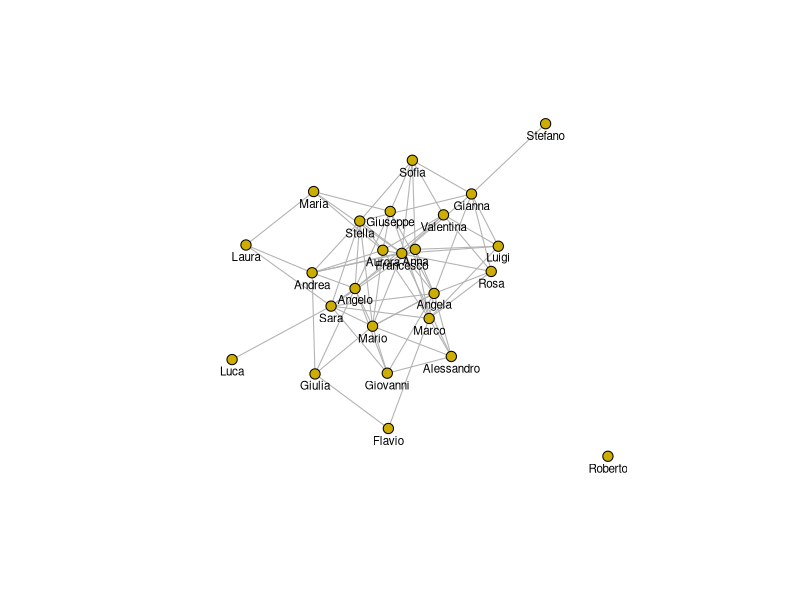
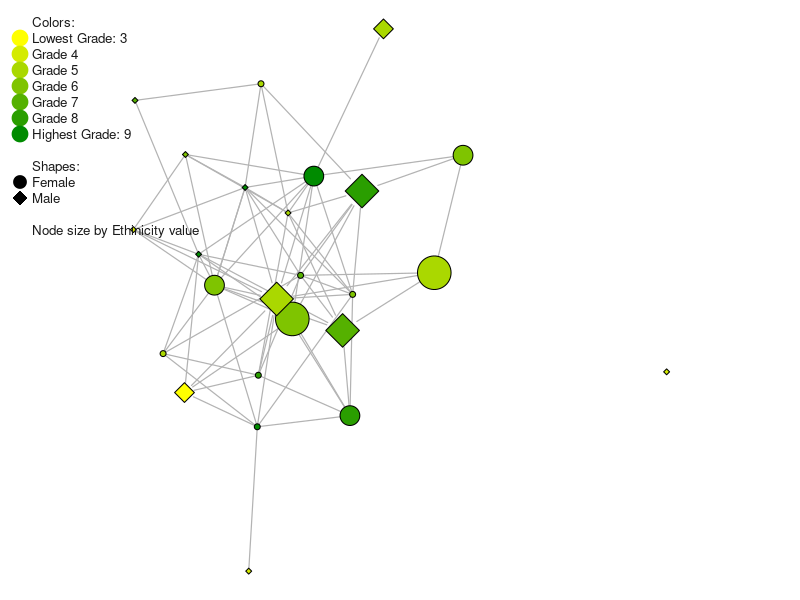
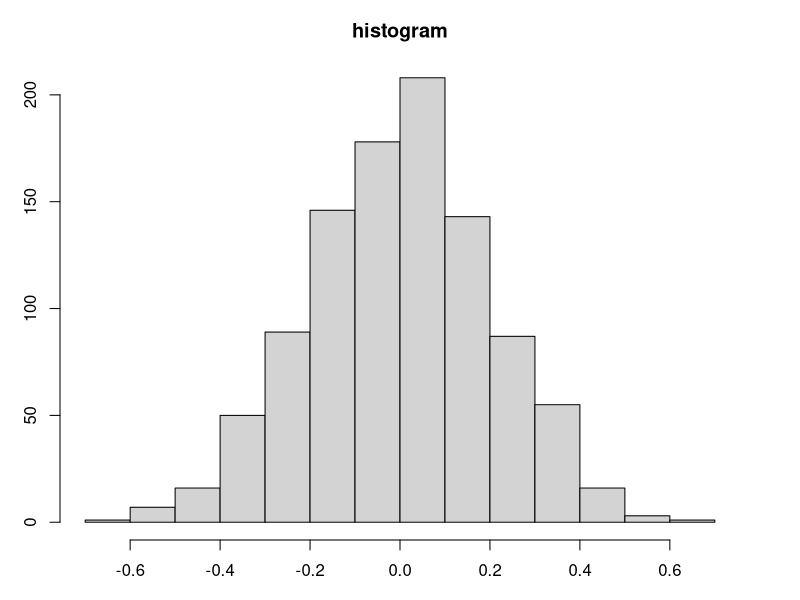
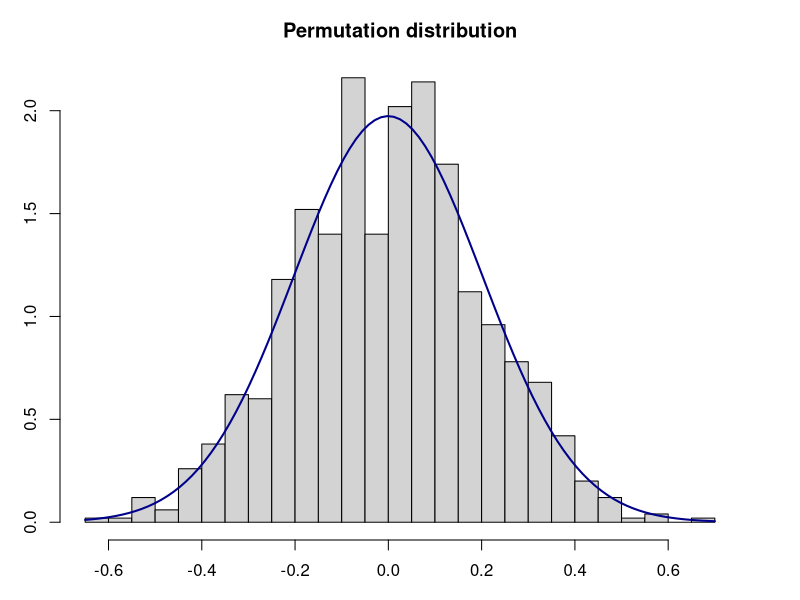
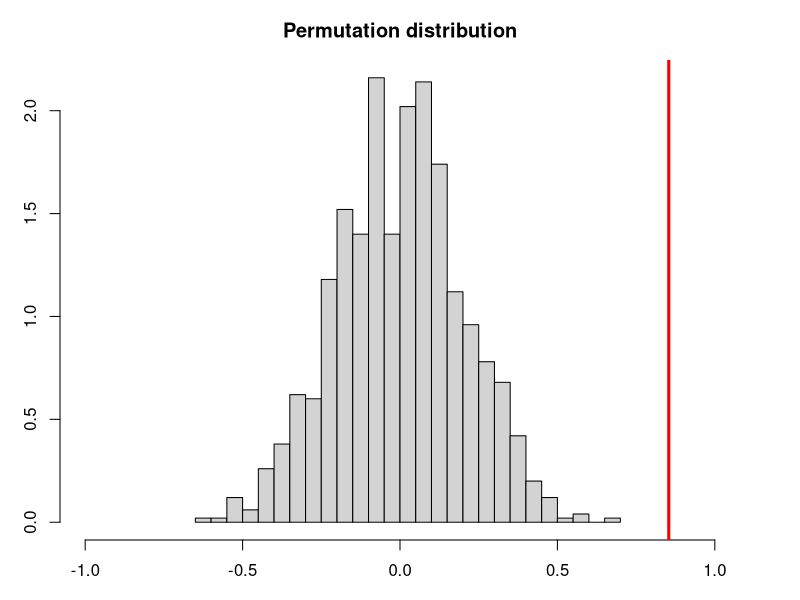
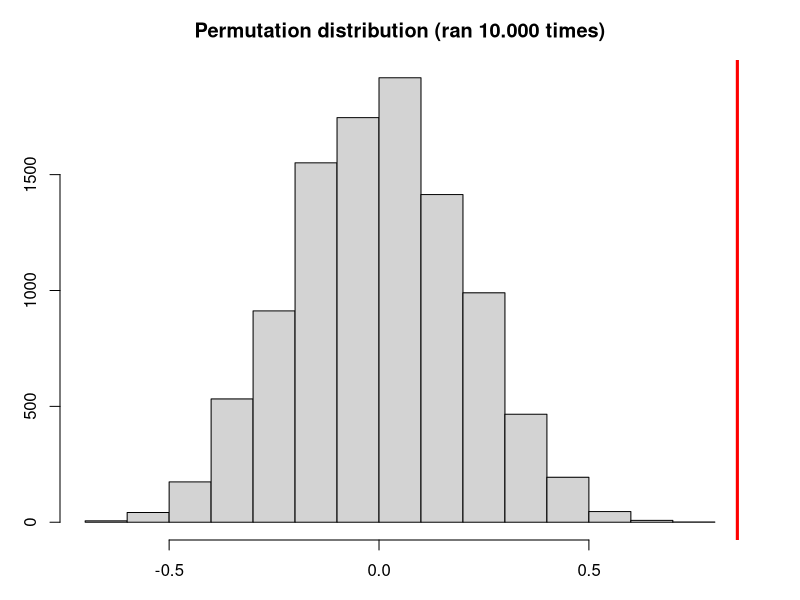

These figures' R source, in order:
setwd("C:/Users/luisa/Desktop/LM_II_year/Advanced_Social_Networks/EXAM_PROJECT/")

# install.packages("sna")
library("sna")


# 1.1.
# Draw the network using the Fruchterman-Reingold layout with names 
# (but without attributes). 
# Add the R script of how you obtained the drawings.

bullying <- as.matrix(read.table("EXERCISE011_bullying.csv", sep=';', header=T,
                             stringsAsFactors=FALSE, row.names=1))

# dt_TF <- (bullying>0)
dt_TF <- as.network(bullying, directed=TRUE)

net1 <- gplot(dt_TF,
              gmode="graph",
              mode="fruchtermanreingold",
              jitter=F,
              edge.col="grey70", 
              edge.lwd=.1,
              vertex.col="gold3",
              vertex.cex=.75,
              # labels
              displaylabels=T,
              label.pos=1,
              label.cex=.7)

# 1.2.
# Next draw the network again using the Fruchterman-Reingold layout 
# without names, but now with all 3 attributes 
# (gender, grade and ethnicity) included using in some way a combination 
# of color, shape and size of nodes. 
# Add the R script of how you obtained the drawings. 

attributes <- read.table("EXERCISE011_attributes.csv", sep=';', header=T,
                         stringsAsFactors=FALSE, row.names=1)

unique(attributes$Grade) # 4 8 6 5 7 9 3

g <- (attributes$Grade)
colfunc <- colorRampPalette(c("yellow", "green4"))
COLWB <- colfunc(7)

g[g==3]<-COLWB[1]
g[g==4]<-COLWB[2]
g[g==5]<-COLWB[3]
g[g==6]<-COLWB[4]
g[g==7]<-COLWB[5]
g[g==8]<-COLWB[6]
g[g==9]<-COLWB[7]


par(mar=c(0,0,0,0))
gplot(dt_TF, # bullying
      gmode="graph",
      mode="fruchtermanreingold",
      jitter=F,
      edge.col="grey70",
      edge.lwd=.2, 
      # attributes
      vertex.col=g, # color by grade
      vertex.cex=1+.7*(2-attributes$Ethnicity), # size by ethnicity
      vertex.sides=(-attributes$Gender+1)*47+4) # shape by gender


# 1.3.
# Create a legend for the attributes (this does not have to be with R, 
# but needs to clarify how the different attributes were represented in 
# the network). 

legend("topleft",
       legend = c("Colors:", "Lowest Grade: 3", "Grade 4", "Grade 5", "Grade 6", "Grade 7", "Grade 8", "Highest Grade: 9", " ","Shapes:", "Female", "Male", "", "Node size by Ethinicity value"),
       col = c("white", COLWB[1], COLWB[2], COLWB[3], COLWB[4], COLWB[5], COLWB[6], COLWB[7], "white", "white", "black", "black", "white", "white"), 
       bty = "n", 
       pch = c(0, 19, 19, 19, 19, 19, 19, 19, 0, 0, 19, 18, 0, 0), # 18 for the diamond
       pt.cex = c(0, 2.1, 2.1, 2.1, 2.1, 2.1, 2.1, 2.1, 0, 0, 1.7, 1.9, 0, 0), 
       cex = 0.8, 
       text.col = "grey10", 
       horiz = F, 
       inset = c(0.01))

# In the network, the diamond shape represents female students while the circle
# represents males. The nodes are colored with different shades of yellow and 
# green according to their grade. 
# The color goes from yellow, which means the node has the lowest grade among all 
# nodes in the network, namely 3, through different shades of green, until it 
# reaches the darker green color, which highlights the highest mark among those 
# found, which is 9. 
# Even if the possible grades are expressed in a scale from 0 to 10, 
# the extremes are never found in the given network, and the data report 
# grades from 3 to 9. 
# Finally, the vertexes are of different dimensions according to the ethnicity
# value that was given to each individual. The biggest nodes are the one with
# ethnicity value equal to 1, which means they belong to the first generation
# of immigrants (they are born abroad with foreign parents and now live in Italy); 
# the medium size nodes belong to the second generation of immigrants 
# (they are born in Italy with foreign parents), and finally the smallest nodes 
# represent people born in Italy with at least one Italian parent.


# 2.1.
# Calculate indegree and outdegree centrality for each node and 
# interpret your results. 

# Provide the indegree and outdegree centrality score for each node.
# indegree:
degree(dt_TF, g=1, nodes=NULL, gmode="digraph", diag=FALSE,
       tmaxdev=FALSE, cmode="indegree", rescale=FALSE, ignore.eval=FALSE)
# outdegree:
degree(dt_TF, g=1, nodes=NULL, gmode="digraph", diag=FALSE,
       tmaxdev=FALSE, cmode="outdegree", rescale=FALSE, ignore.eval=FALSE)

# Who is the most central when it comes to indegree?
max(degree(dt_TF, g=1, nodes=NULL, gmode="digraph", diag=FALSE,
           tmaxdev=FALSE, cmode="indegree", rescale=FALSE, ignore.eval=FALSE))

colSums(bullying)
colSums(bullying)==max(colSums(bullying)) # Marco

# Provide details of the meaning of the value 
# (taking into account that the network is "who do you bully?").

# This means that Marco is bullied by the greatest number of people,
# namely 9 different people.

# Make sure to discuss the reference points for the indegree measure. 
# How does it compare to the theoretical minimum and maximum value?

# The maximum value for the indegree correspond to n-1, where n is
# the number of nodes in the network. This would mean that any other node
# in the network bullies the node with indegree equal to n-1.
# In this case, the theoretical maximum indegree possible is 25-1=24, 
# but the maximum indegree found is just 9.
# The minimum indegree possible is zero, which would mean that the node 
# is on a separate component on their own, isolated from the rest of
# the network. In the specific case of this network, this situation
# would mean that the considered person is not bullied by anyone.

# Who is the most central when it comes to outdegree?
max(degree(dt_TF, g=1, nodes=NULL, gmode="digraph", diag=FALSE,
           tmaxdev=FALSE, cmode="outdegree", rescale=FALSE, ignore.eval=FALSE))

rowSums(bullying)
rowSums(bullying)==max(rowSums(bullying)) # Francesco

# Provide details of the meaning of the value 
# (taking into account that the network is "who do you bully?").

# This means Francesco is the person who is bullying the higher number
# of people (10). 

# Make sure to discuss the reference points for the outdegree measure. 
# How does it compare to the theoretical minimum and maximum value?

# The maximum value in outdegree is still n-1, which would mean that the node
# having this value bullies all other people in the network. The actual
# highest outdegree found is lower than the theoretical maximum, which in
# the specific case of this network is very unlikely as it is unusual that,
# taken a class of students, one of them bullies all of the others. 
# One of the reason why this is unlikely is because in such a
# situation, the person who bullies everyone  
# would probably be isolated from the rest of the group as they are only 
# impacting negatively everyone else, which would lead to a lack in social 
# capital and social support.
# The minimum outdegree is zero, which would mean a person is not bullying
# anyone. In this specific network, Roberto is the one who is not bullying
# anyone (outdegree equal to zero), and at the same time is not 
# being bullied by anyone (indegree equal to zero).


# 2.2. 
# Let's assume we hypothesize that the grade of students might be 
# impacted by how many others they are being bullied by. Calculate 
# the correlation between the indegree and the grade of the kid. 

cor(degree(dt_TF, g=1, nodes=NULL, gmode="digraph", diag=FALSE,
                tmaxdev=FALSE, cmode="indegree", rescale=FALSE, ignore.eval=FALSE),
         attributes$Grade)

# Pearson correlation with significance
cor.test(degree(dt_TF, g=1, nodes=NULL, gmode="digraph", diag=FALSE,
                tmaxdev=FALSE, cmode="indegree", rescale=FALSE, ignore.eval=FALSE),
         attributes$Grade)

# What is the correlation value? What does it mean substantively?
# Provide the R script of how you obtain the results.

# The correlation is 0.8537182, which is very close to perfect 
# positive correlation. Positive correlation means that when one of the 
# two variables varies (increases or decreases), the other moves in the
# same direction. In this case, for example, this means that the higher
# the number of people you are being bullied by, the higher your grade.
# The p-value is way lower than 5% (p-value=5.767e-08), 
# which means we should reject the null hypothesis of no correlation 
# and assume grade and indegree are highly correlated.


# Finally, perform a significance test using a permutation-based 
# approach for the correlation as discussed in class. 
# What does the significance test do and what do you conclude?
# Add the R script of how you obtained the results.

# The permutation-based approach is based on the idea of
# "alternative worlds" idea. This means that, given a network,
# one would like to reassign nodes randomly, while keeping 
# the same edges (edges stays in the same position).
# This is called permutation test.
# This is performed in order to understand what is the chance, 
# considered all alternative worlds, that one would get the correlation
# value that was actually obtained.
# The permutation-based approach also allows to test the significance.

# Permutation with sampling:
# Random sample without replacement.
# This would lead to different results each time the command "sample" is ran, 
# as no seed is given.
attr_grade <- attributes$Grade
sample(attr_grade, replace=F)

# Set seed for reproducibility
set.seed(42)

# Permutation approach: if we shuffle the data 1000 times,
# how often would we obtain a result as extreme as 
# the one we observed in the original network (or more extreme)?

OUTPUT <- matrix(NA, 1000, 1) # matrix 1000 rows filled with NAs

for (k in c(1:1000)) {
  permutation.test <- sample(attr_grade, replace=F)
  OUTPUT[k, 1] <- cor(degree(dt_TF, g=1, nodes=NULL, gmode="digraph", diag=FALSE,
                             tmaxdev=FALSE, cmode="indegree", rescale=FALSE, ignore.eval=FALSE),
                      permutation.test)
}

OUTPUT # correlation value for each "alternative world" considered

par(mar=c(3,3,3,3))
hist(OUTPUT, main='histogram') 

# original correlation in our data:
(corRealValue <- cor(degree(dt_TF, g=1, nodes=NULL, gmode="digraph", diag=FALSE,
                            tmaxdev=FALSE, cmode="indegree", rescale=FALSE, ignore.eval=FALSE),
                     attributes$Grade))

# results as extreme or more extremes than the actual value 
# (on one and the other tail)
sum(OUTPUT>=abs(corRealValue))/1000 
sum(OUTPUT<=-abs(corRealValue))/1000
# values as/more extreme on both tails
sum(OUTPUT>=abs(corRealValue))/1000 + sum(OUTPUT<=-abs(corRealValue))/1000


# We may assume normality of the distribution and proceed as follows
hist(OUTPUT, nclass=20, prob=T, main='Permutation distribution') 
# Extremes for the 95% confidence interval:
mean(OUTPUT)+sd(OUTPUT)*1.96
mean(OUTPUT)-sd(OUTPUT)*1.96

x <- seq(min(OUTPUT), max(OUTPUT), length = 40)

curve(dnorm(x, mean=mean(OUTPUT), sd=sd(OUTPUT)), 
      col="darkblue", lwd=2, add=TRUE)

# abline(v=cor(degree(dt_TF, g=1, nodes=NULL, gmode="digraph", diag=FALSE,
#                    tmaxdev=FALSE, cmode="indegree", rescale=FALSE, ignore.eval=FALSE),
#             attributes$Grade), lwd=3, col="red")

abline(v=corRealValue, lwd=3, col="red") 

# The real correlation value is around 0.85
# This value is really extreme and outside the range shown 
# on the x axis of the histogram, thus the red vertical line is not visible.
# One could possibly see that max(OUTPUT) returns ~0.67, which is
# lower than the correlation found in the network.

# In the following histogram the red vertical line representing the actual 
# correlation value will be visible, and one can easily notice how extreme this
# value is.

hist(OUTPUT, nclass=20, prob=T, main='Permutation distribution', xlim = c(-1, 1))
abline(v=corRealValue, lwd=3, col="red")

# This means that the our correlation is much higher than the one 
# found in other 1000 configurations created by random sampling. 
# No permuted network had value as extreme or more extreme,
# thus we can assume that the result coming from the original network
# is hardly explained by chance.

# We may also estimate the p-value as follows.
p_value <- (sum(OUTPUT>=corRealValue)+1)/length(OUTPUT)
p_value # 0.001

# Here +1 at the nominator was added to bound the value
# so that the p-value is never zero as there is always some chance that 
# our test statistic can be measured for some permutation.
# Without this addition, the value of p_value would have been zero, as easily
# understandable from the histogram.
# Indeed, in the histogram, there was not even one case of a permutation 
# with a correlation higher than or equal to the one observed, 
# which confirms the low p-value.
# Since the p-value is lower than 5%, we can affirm this result is significant,
# however it would be better to perform the permutation approach with at least
# 10000 permutations. This can be slower, however, in this case,
# attempting to increase the number of permutations would lead to the same 
# conclusion, as it is possible to see by running the code below.

OUTPUT <- matrix(NA, 10000, 1) 

for (k in c(1:10000)) {
  permutation.test <- sample(attr_grade, replace=F)
  OUTPUT[k, 1] <- cor(degree(dt_TF, g=1, nodes=NULL, gmode="digraph", diag=FALSE,
                             tmaxdev=FALSE, cmode="indegree", rescale=FALSE, ignore.eval=FALSE),
                      permutation.test)
}

OUTPUT
hist(OUTPUT, main='Permutation distribution (ran 10.000 times)') 
abline(v=corRealValue, lwd=3, col="red")
# p-value:
p_value_2 <- (sum(OUTPUT>=corRealValue)+1)/length(OUTPUT)
p_value_2 # 1e-04


# 3.1. 
# Calculate the indegree and outdegree centralization for this network 
# using the approach discussed in class and interpret. 
# Make sure to show how you came to these answers. 
# What do you conclude substantively (taking into account that the network 
# is "who do you bully?")?
# Make sure to discuss the reference points for the measure. 
# What is the minimum and maximum value?

# indegree centralization 
centralization(dt_TF, degree, mode="digraph", cmode="indegree", normalize=TRUE)
# outdegree centralization 
centralization(dt_TF, degree, mode="digraph", cmode="outdegree", normalize=TRUE)

# The centralization of a network measures how central its most central node is 
# with respect to how central all other nodes are.
# The indegree centralization identify how much an activity (in this case bullying) 
# is performed by a single entity. A highly centralized network will be one 
# where only one or few nodes perform a certain activity (bullying).
# Instead, the outdegree centralization identify how much a single node is
# subjected to the bullying activity. A high outdegree centralization would
# mean only one or few node are very subjected to bullying by a lot of 
# different other students.

# All this considered, the theoretical maximum value of the indegree centralization 
# would be obtained if all nodes in the network are directly connected to
# just one node, meaning this one node has the maximum number of incoming edges 
# possible (indegree=n-1). This would mean that student is bullied by all of their
# classmates.
# Similarly, the maximum value for the outdegree centralization would be obtained
# if one node bullies all the others in the network, namely has outdegree equal 
# to n-1.
# Instead, if all node have the same in-/out-degree, 
# the network is decentralized, and the centralization will be equal to zero,
# which is the minimum value possible.

# From the results above, it is possible to conclude the network is not
# very centralized, neither with respect to indegree nor to outdegree.
# The configuration of the network visible in the first two plots would have
# also suggested the same conclusion.


# 3.2. 
# Calculate the arc-based reciprocity index for this network and interpret. 
# Make sure to show how you came to this answer.
# What do you conclude substantively (taking into account that the network 
# is "who do you bully?")?
# Make sure to discuss the reference points for the measure. 
# What is the minimum, expected and maximum value?

library("igraph")

# graph object to pass to the igraph::reciprocity command
g <- graph_from_adjacency_matrix(
  bullying,
  mode = c("directed"))

reciprocity(g) # 0.02702703

# Alternatively, using the "sna" library, the same result can be obtained by running:
# sna::grecip(dt_TF, measure = "edgewise")

# The arc-based reciprocity index is obtained by applying the following formula:
# 2*M / (2*M+A)
# where M are the mutual ties (e.g., if A bullies B, B bullies A),
# and A are the asymmetric ties (e.g., if A bullies B, A is not bullied by B).
# Thus one may also compute it manually as follow:

sna::dyad.census(dt_TF, g=NULL) # returns number of mutual, asymmetric, and null ties
# mutual = 1, asymmetric = 72, null = 227
reciprocity_index = 2*1 / (2*1 + 72)
reciprocity_index

# The minimum value possible of the reciprocity index
# is zero, which would mean perfect anti-reciprocity, thus if A connect to B, 
# B never connects to A. In the case of the given network, "connects" means
# "bullies". This would mean there is no mutual tie in the whole network
# (edges go only in one direction and never backwards).
# Instead, the maximum value possible is one, which means perfect reciprocity 
# (if A bullies B, then B bullies A, and if A don't bully B, then B don't bully
# A, for all A and B in the network).
# This means all ties are mutual.

# The obtained value of reciprocity is quite close to the theoretical minimum
# as it is around 0.027.
# This means that in the given class of students, if A bullies B, it is unlikely
# that B also bullies A.
